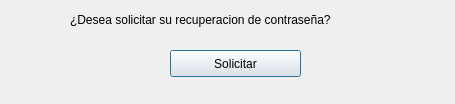
<?xml version="1.0" encoding="UTF-8"?>
<ui version="4.0">
 <class>WorkerPass</class>
 <widget class="QDialog" name="WorkerPass">
  <property name="geometry">
   <rect>
    <x>0</x>
    <y>0</y>
    <width>455</width>
    <height>104</height>
   </rect>
  </property>
  <property name="windowTitle">
   <string>Dialog</string>
  </property>
  <widget class="QLabel" name="label">
   <property name="geometry">
    <rect>
     <x>70</x>
     <y>10</y>
     <width>391</width>
     <height>20</height>
    </rect>
   </property>
   <property name="text">
    <string>¿Desea solicitar su recuperacion de contraseña?</string>
   </property>
  </widget>
  <widget class="QPushButton" name="pushButton">
   <property name="geometry">
    <rect>
     <x>170</x>
     <y>50</y>
     <width>131</width>
     <height>27</height>
    </rect>
   </property>
   <property name="text">
    <string>Solicitar</string>
   </property>
  </widget>
 </widget>
 <resources/>
 <connections/>
</ui>
